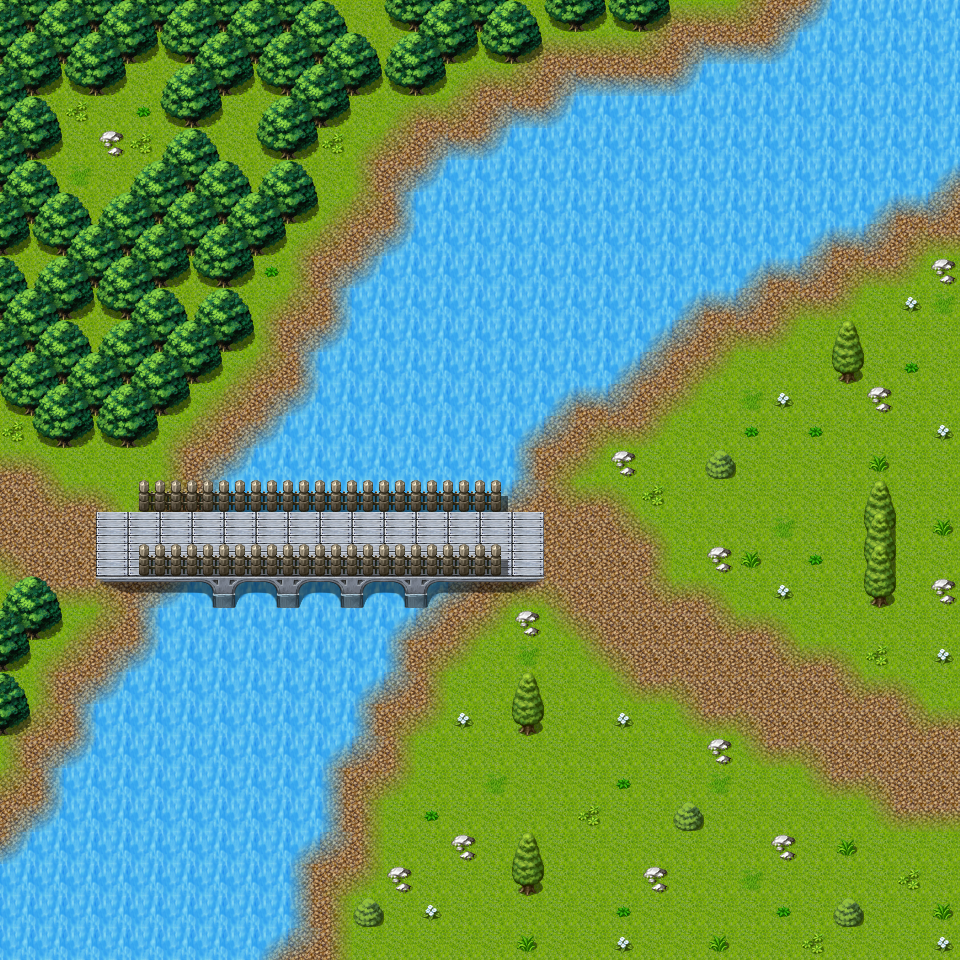

Rendered tile map (Tiled .tmx) drawn with the repository's tilesets; below, a short description and the map source with its tile grids summarised:
An orthogonal 30x30 tile map with 32x32 px tiles, 3 tile layers (Ground, Objects, Above), 1 hidden layer not drawn, 60 tilesets and 10 objects (7x spawn, 3x mapchange).

<map version="1.0" tiledversion="1.0.2" orientation="orthogonal" renderorder="right-down" width="30" height="30" tilewidth="32" tileheight="32" nextobjectid="12">
 <properties>
  <property name="outdoors" value="1" />
 </properties>
 <tileset firstgid="1" name="map_bed_1" tilewidth="32" tileheight="32" tilecount="128" columns="16">
  <image source="../drawable/map_bed_1.png" width="512" height="256" />
 </tileset>
 <tileset firstgid="129" name="map_border_1" tilewidth="32" tileheight="32" tilecount="128" columns="16">
  <image source="../drawable/map_border_1.png" width="512" height="256" />
 </tileset>
 <tileset firstgid="257" name="map_bridge_1" tilewidth="32" tileheight="32" tilecount="128" columns="16">
  <image source="../drawable/map_bridge_1.png" width="512" height="256" />
 </tileset>
 <tileset firstgid="385" name="map_bridge_2" tilewidth="32" tileheight="32" tilecount="128" columns="16">
  <image source="../drawable/map_bridge_2.png" width="512" height="256" />
 </tileset>
 <tileset firstgid="513" name="map_broken_1" tilewidth="32" tileheight="32" tilecount="128" columns="16">
  <image source="../drawable/map_broken_1.png" width="512" height="256" />
 </tileset>
 <tileset firstgid="641" name="map_cavewall_1" tilewidth="32" tileheight="32" tilecount="108" columns="18">
  <image source="../drawable/map_cavewall_1.png" width="576" height="192" />
 </tileset>
 <tileset firstgid="749" name="map_cavewall_2" tilewidth="32" tileheight="32" tilecount="108" columns="18">
  <image source="../drawable/map_cavewall_2.png" width="576" height="192" />
 </tileset>
 <tileset firstgid="857" name="map_cavewall_3" tilewidth="32" tileheight="32" tilecount="108" columns="18">
  <image source="../drawable/map_cavewall_3.png" width="576" height="192" />
 </tileset>
 <tileset firstgid="965" name="map_cavewall_4" tilewidth="32" tileheight="32" tilecount="108" columns="18">
  <image source="../drawable/map_cavewall_4.png" width="576" height="192" />
 </tileset>
 <tileset firstgid="1073" name="map_chair_table_1" tilewidth="32" tileheight="32" tilecount="128" columns="16">
  <image source="../drawable/map_chair_table_1.png" width="512" height="256" />
 </tileset>
 <tileset firstgid="1201" name="map_chair_table_2" tilewidth="32" tileheight="32" tilecount="128" columns="16">
  <image source="../drawable/map_chair_table_2.png" width="512" height="256" />
 </tileset>
 <tileset firstgid="1329" name="map_crate_1" tilewidth="32" tileheight="32" tilecount="128" columns="16">
  <image source="../drawable/map_crate_1.png" width="512" height="256" />
 </tileset>
 <tileset firstgid="1457" name="map_cupboard_1" tilewidth="32" tileheight="32" tilecount="128" columns="16">
  <image source="../drawable/map_cupboard_1.png" width="512" height="256" />
 </tileset>
 <tileset firstgid="1585" name="map_curtain_1" tilewidth="32" tileheight="32" tilecount="128" columns="16">
  <image source="../drawable/map_curtain_1.png" width="512" height="256" />
 </tileset>
 <tileset firstgid="1713" name="map_entrance_1" tilewidth="32" tileheight="32" tilecount="128" columns="16">
  <image source="../drawable/map_entrance_1.png" width="512" height="256" />
 </tileset>
 <tileset firstgid="1841" name="map_entrance_2" tilewidth="32" tileheight="32" tilecount="128" columns="16">
  <image source="../drawable/map_entrance_2.png" width="512" height="256" />
 </tileset>
 <tileset firstgid="1969" name="map_fence_1" tilewidth="32" tileheight="32" tilecount="128" columns="16">
  <image source="../drawable/map_fence_1.png" width="512" height="256" />
 </tileset>
 <tileset firstgid="2097" name="map_fence_2" tilewidth="32" tileheight="32" tilecount="128" columns="16">
  <image source="../drawable/map_fence_2.png" width="512" height="256" />
 </tileset>
 <tileset firstgid="2225" name="map_fence_3" tilewidth="32" tileheight="32" tilecount="128" columns="16">
  <image source="../drawable/map_fence_3.png" width="512" height="256" />
 </tileset>
 <tileset firstgid="2353" name="map_fence_4" tilewidth="32" tileheight="32" tilecount="128" columns="16">
  <image source="../drawable/map_fence_4.png" width="512" height="256" />
 </tileset>
 <tileset firstgid="2481" name="map_ground_1" tilewidth="32" tileheight="32" tilecount="128" columns="16">
  <image source="../drawable/map_ground_1.png" width="512" height="256" />
 </tileset>
 <tileset firstgid="2609" name="map_ground_2" tilewidth="32" tileheight="32" tilecount="128" columns="16">
  <image source="../drawable/map_ground_2.png" width="512" height="256" />
 </tileset>
 <tileset firstgid="2737" name="map_ground_3" tilewidth="32" tileheight="32" tilecount="128" columns="16">
  <image source="../drawable/map_ground_3.png" width="512" height="256" />
 </tileset>
 <tileset firstgid="2865" name="map_ground_4" tilewidth="32" tileheight="32" tilecount="128" columns="16">
  <image source="../drawable/map_ground_4.png" width="512" height="256" />
 </tileset>
 <tileset firstgid="2993" name="map_ground_5" tilewidth="32" tileheight="32" tilecount="128" columns="16">
  <image source="../drawable/map_ground_5.png" width="512" height="256" />
 </tileset>
 <tileset firstgid="3121" name="map_ground_6" tilewidth="32" tileheight="32" tilecount="128" columns="16">
  <image source="../drawable/map_ground_6.png" width="512" height="256" />
 </tileset>
 <tileset firstgid="3249" name="map_ground_7" tilewidth="32" tileheight="32" tilecount="128" columns="16">
  <image source="../drawable/map_ground_7.png" width="512" height="256" />
 </tileset>
 <tileset firstgid="3377" name="map_ground_8" tilewidth="32" tileheight="32" tilecount="128" columns="16">
  <image source="../drawable/map_ground_8.png" width="512" height="256" />
 </tileset>
 <tileset firstgid="3505" name="map_house_1" tilewidth="32" tileheight="32" tilecount="128" columns="16">
  <image source="../drawable/map_house_1.png" width="512" height="256" />
 </tileset>
 <tileset firstgid="3633" name="map_house_2" tilewidth="32" tileheight="32" tilecount="128" columns="16">
  <image source="../drawable/map_house_2.png" width="512" height="256" />
 </tileset>
 <tileset firstgid="3761" name="map_indoor_1" tilewidth="32" tileheight="32" tilecount="128" columns="16">
  <image source="../drawable/map_indoor_1.png" width="512" height="256" />
 </tileset>
 <tileset firstgid="3889" name="map_indoor_2" tilewidth="32" tileheight="32" tilecount="128" columns="16">
  <image source="../drawable/map_indoor_2.png" width="512" height="256" />
 </tileset>
 <tileset firstgid="4017" name="map_kitchen_1" tilewidth="32" tileheight="32" tilecount="128" columns="16">
  <image source="../drawable/map_kitchen_1.png" width="512" height="256" />
 </tileset>
 <tileset firstgid="4145" name="map_outdoor_1" tilewidth="32" tileheight="32" tilecount="128" columns="16">
  <image source="../drawable/map_outdoor_1.png" width="512" height="256" />
 </tileset>
 <tileset firstgid="4273" name="map_pillar_1" tilewidth="32" tileheight="32" tilecount="128" columns="16">
  <image source="../drawable/map_pillar_1.png" width="512" height="256" />
 </tileset>
 <tileset firstgid="4401" name="map_pillar_2" tilewidth="32" tileheight="32" tilecount="128" columns="16">
  <image source="../drawable/map_pillar_2.png" width="512" height="256" />
 </tileset>
 <tileset firstgid="4529" name="map_plant_1" tilewidth="32" tileheight="32" tilecount="128" columns="16">
  <image source="../drawable/map_plant_1.png" width="512" height="256" />
 </tileset>
 <tileset firstgid="4657" name="map_plant_2" tilewidth="32" tileheight="32" tilecount="128" columns="16">
  <image source="../drawable/map_plant_2.png" width="512" height="256" />
 </tileset>
 <tileset firstgid="4785" name="map_rock_1" tilewidth="32" tileheight="32" tilecount="128" columns="16">
  <image source="../drawable/map_rock_1.png" width="512" height="256" />
 </tileset>
 <tileset firstgid="4913" name="map_rock_2" tilewidth="32" tileheight="32" tilecount="128" columns="16">
  <image source="../drawable/map_rock_2.png" width="512" height="256" />
 </tileset>
 <tileset firstgid="5041" name="map_roof_1" tilewidth="32" tileheight="32" tilecount="128" columns="16">
  <image source="../drawable/map_roof_1.png" width="512" height="256" />
 </tileset>
 <tileset firstgid="5169" name="map_roof_2" tilewidth="32" tileheight="32" tilecount="128" columns="16">
  <image source="../drawable/map_roof_2.png" width="512" height="256" />
 </tileset>
 <tileset firstgid="5297" name="map_roof_3" tilewidth="32" tileheight="32" tilecount="128" columns="16">
  <image source="../drawable/map_roof_3.png" width="512" height="256" />
 </tileset>
 <tileset firstgid="5425" name="map_shop_1" tilewidth="32" tileheight="32" tilecount="128" columns="16">
  <image source="../drawable/map_shop_1.png" width="512" height="256" />
 </tileset>
 <tileset firstgid="5553" name="map_sign_ladder_1" tilewidth="32" tileheight="32" tilecount="128" columns="16">
  <image source="../drawable/map_sign_ladder_1.png" width="512" height="256" />
 </tileset>
 <tileset firstgid="5681" name="map_table_1" tilewidth="32" tileheight="32" tilecount="128" columns="16">
  <image source="../drawable/map_table_1.png" width="512" height="256" />
 </tileset>
 <tileset firstgid="5809" name="map_trail_1" tilewidth="32" tileheight="32" tilecount="128" columns="16">
  <image source="../drawable/map_trail_1.png" width="512" height="256" />
 </tileset>
 <tileset firstgid="5937" name="map_transition_1" tilewidth="32" tileheight="32" tilecount="128" columns="16">
  <image source="../drawable/map_transition_1.png" width="512" height="256" />
 </tileset>
 <tileset firstgid="6065" name="map_transition_2" tilewidth="32" tileheight="32" tilecount="128" columns="16">
  <image source="../drawable/map_transition_2.png" width="512" height="256" />
 </tileset>
 <tileset firstgid="6193" name="map_transition_3" tilewidth="32" tileheight="32" tilecount="128" columns="16">
  <image source="../drawable/map_transition_3.png" width="512" height="256" />
 </tileset>
 <tileset firstgid="6321" name="map_transition_4" tilewidth="32" tileheight="32" tilecount="128" columns="16">
  <image source="../drawable/map_transition_4.png" width="512" height="256" />
 </tileset>
 <tileset firstgid="6449" name="map_transition_5" tilewidth="32" tileheight="32" tilecount="128" columns="16">
  <image source="../drawable/map_transition_5.png" width="512" height="256" />
 </tileset>
 <tileset firstgid="6577" name="map_tree_1" tilewidth="32" tileheight="32" tilecount="128" columns="16">
  <image source="../drawable/map_tree_1.png" width="512" height="256" />
 </tileset>
 <tileset firstgid="6705" name="map_tree_2" tilewidth="32" tileheight="32" tilecount="128" columns="16">
  <image source="../drawable/map_tree_2.png" width="512" height="256" />
 </tileset>
 <tileset firstgid="6833" name="map_wall_1" tilewidth="32" tileheight="32" tilecount="128" columns="16">
  <image source="../drawable/map_wall_1.png" width="512" height="256" />
 </tileset>
 <tileset firstgid="6961" name="map_wall_2" tilewidth="32" tileheight="32" tilecount="120" columns="15">
  <image source="../drawable/map_wall_2.png" width="480" height="256" />
 </tileset>
 <tileset firstgid="7081" name="map_wall_3" tilewidth="32" tileheight="32" tilecount="120" columns="15">
  <image source="../drawable/map_wall_3.png" width="480" height="256" />
 </tileset>
 <tileset firstgid="7201" name="map_wall_4" tilewidth="32" tileheight="32" tilecount="120" columns="15">
  <image source="../drawable/map_wall_4.png" width="480" height="256" />
 </tileset>
 <tileset firstgid="7321" name="map_window_1" tilewidth="32" tileheight="32" tilecount="128" columns="16">
  <image source="../drawable/map_window_1.png" width="512" height="256" />
 </tileset>
 <tileset firstgid="7449" name="map_window_2" tilewidth="32" tileheight="32" tilecount="128" columns="16">
  <image source="../drawable/map_window_2.png" width="512" height="256" />
 </tileset>
 <layer name="Ground" width="30" height="30">
  <data>[900 cells, 900 non-empty, 6 distinct tile ids]</data>
 </layer>
 <layer name="Objects" width="30" height="30">
  <data>[900 cells, 330 non-empty, 25 distinct tile ids]</data>
 </layer>
 <layer name="Above" width="30" height="30">
  <data>[900 cells, 73 non-empty, 13 distinct tile ids]</data>
 </layer>
 <layer name="Walkable" width="30" height="30" visible="0">
  <data>[900 cells, 493 non-empty, 1 distinct tile ids]</data>
 </layer>
 <objectgroup name="Mapevents" visible="0">
  <object id="1" name="south" type="mapchange" x="288" y="928" width="672" height="32">
   <properties>
    <property name="map" value="fields2" />
    <property name="place" value="north" />
   </properties>
  </object>
  <object id="2" name="east" type="mapchange" x="928" y="192" width="32" height="736">
   <properties>
    <property name="map" value="fields6" />
    <property name="place" value="west" />
   </properties>
  </object>
  <object id="8" name="west" type="mapchange" x="0" y="416" width="32" height="384">
   <properties>
    <property name="map" value="guynmart_wood_11" />
    <property name="place" value="east" />
   </properties>
  </object>
 </objectgroup>
 <objectgroup name="Spawn" visible="0">
  <object id="3" name="fieldcritter_1" type="spawn" x="256" y="704" width="352" height="192">
   <properties>
    <property name="spawngroup" value="fieldcritter_1" />
   </properties>
  </object>
  <object id="4" name="fieldcritter_0" type="spawn" x="512" y="800" width="352" height="96">
   <properties>
    <property name="spawngroup" value="fieldcritter_0" />
   </properties>
  </object>
  <object id="5" name="fieldcritter_1_1" type="spawn" x="640" y="224" width="256" height="192">
   <properties>
    <property name="spawngroup" value="fieldcritter_1" />
   </properties>
  </object>
  <object id="6" name="fieldcritter_0_1" type="spawn" x="704" y="288" width="192" height="288">
   <properties>
    <property name="spawngroup" value="fieldcritter_0" />
   </properties>
  </object>
  <object id="9" name="guynmart_robber1" type="spawn" x="320" y="512" width="32" height="32">
   <properties>
    <property name="spawngroup" value="guynmart_robber1" />
   </properties>
  </object>
  <object id="10" name="guynmart_robber2" type="spawn" x="192" y="512" width="128" height="32">
   <properties>
    <property name="spawngroup" value="guynmart_robber2" />
   </properties>
  </object>
  <object id="11" name="frog_3" type="spawn" x="288" y="64" width="256" height="256">
   <properties>
    <property name="quantity" value="2" />
    <property name="spawngroup" value="frog_3" />
   </properties>
  </object>
 </objectgroup>
 <objectgroup name="Keys" visible="0" />
</map>
